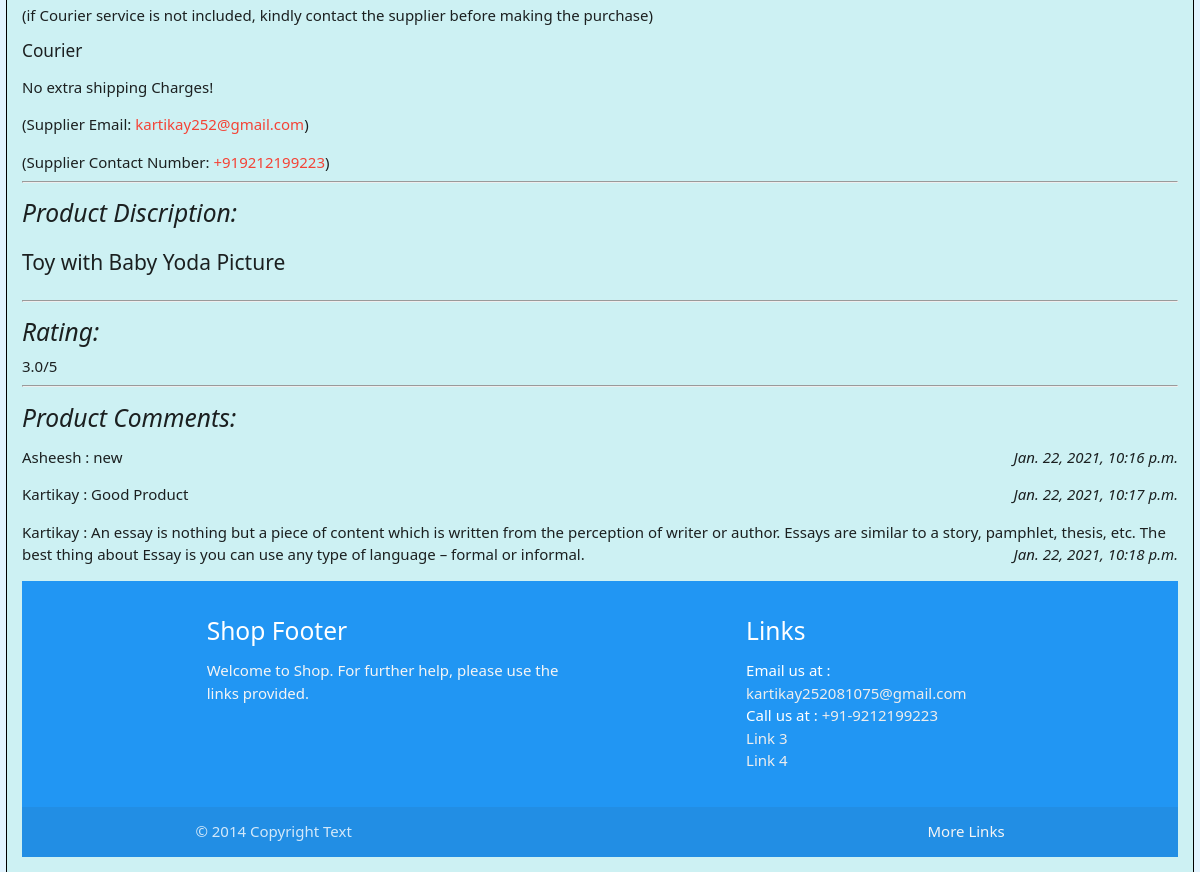
Page /productPage/3 (lower part) on the earlier database version.
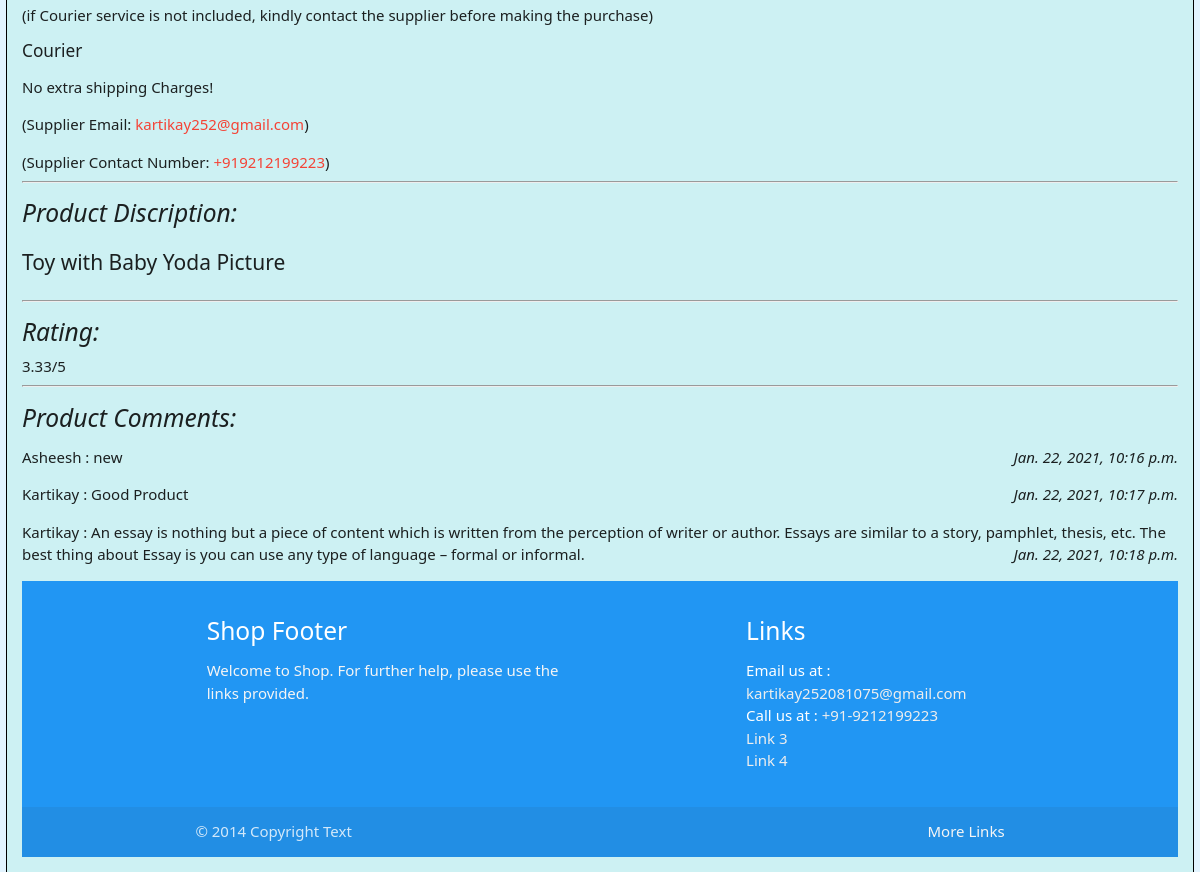
Same page on the later database version.
### Product/models.py (models this page shows, shortened)
class Product(models.Model):
    id = models.AutoField(primary_key=True)
    subCategory = models.ForeignKey(SubCategory,on_delete=models.DO_NOTHING, null = False)
    user = models.ForeignKey(User, on_delete=models.CASCADE, null = False)
    shippingDetail = models.ForeignKey(ShippingDetails, null = False, on_delete = models.PROTECT)
    title = models.CharField(max_length=200, blank=False,null=False)
    thumbnail1 = models.ImageField(null=False)
    thumbnail2= models.ImageField(null=True, blank=True)
    thumbnail3 = models.ImageField(null=True, blank=True)
    thumbnail4 = models.ImageField(null=True, blank=True)
    thumbnail5 = models.ImageField(null=True, blank=True)
    description = models.TextField()
    searchKeywords = models.TextField()
    price = models.DecimalField(max_digits=10,decimal_places=2)
    incTax = models.BooleanField(default=False)
    refundable = models.BooleanField(default=False)
    refund_period = models.IntegerField(null=True, blank=True, default= 0)
    availableQt = models.PositiveIntegerField(null=False, blank=False, default= 0)
    inProcessQt = models.IntegerField(null=False, blank=False,default=0)
    soldQt = models.IntegerField(null=False, blank=False,default=0)
    createDate = models.DateTimeField(auto_now_add=True)
    updateDate = models.DateTimeField(auto_now=True)
    def get_rating(self):
        allRating = Ratings.objects.filter(product=self)
        avgRating = 0
        try:
            for rating in allRating:
                avgRating += rating.rating
            avgRating = round(avgRating/len(allRating),2)
        except:
            avgRating = None
        return avgRating

class Ratings(models.Model):
    id = models.AutoField(primary_key=True)
    user = models.ForeignKey(User,on_delete=models.DO_NOTHING)
    product = models.ForeignKey('Product', null=False,on_delete=models.CASCADE)
    createDate = models.DateTimeField(auto_now_add=True)
    rating = models.PositiveSmallIntegerField(blank=False, null=False)

### User/models.py (models this page shows, shortened)
class User(AbstractUser):
    username = None
    fullname = models.CharField(max_length=200,blank=False,null=False, default='SuperUser')
    email = models.EmailField(_('email address'), unique=True, primary_key=True)
    phonenumber =  PhoneNumberField(null=False, blank=False, unique=True)
    USERNAME_FIELD = 'email'
    REQUIRED_FIELDS = ['fullname', "phonenumber"]
    objects = CustomUserManager()

### Product/views.py (the view, shortened to what this page needs)
# urls.py: path("productPage/<id>", views.productPage, name="productPage"),
def productPage(request,id):
    product = get_object_or_404(Product, id=id)
    user = request.user
    commentForm = CommentForm
    comments = Comments.objects.filter(product=product)
    try:
        rating = Ratings.objects.get(product=product, user=user)
    except:
        rating = None
    return render(request,"Product/productPage.html",
                context={"product":product ,"commentForm": commentForm, "comments": comments, "rating": rating})

### Product/context_processors.py (called while the page is built)
def cartCountVariable(request):
    return {
        'cartCount': cartCount(request)
    }

def categoryDropdownMenu(request):
    return {
        'categoryDropdown': categoryDropdown(request)
    }

### Product/views.py (called while the page is built)
def cartCount(request):
    user = request.user
    cartCount = 0
    try:
        if user is not None:
            cart = Cart.objects.filter(user=user)
            for i in cart:
                cartCount += i.quantity
        return cartCount
    except:
        return cartCount

def categoryDropdown(request):
    categories = Category.objects.all()
    return categories

### Product/templates/Product/productPage.html (shortened to what this page needs)
{% extends "User/layout.html" %}
{% load static %}
{% block body %}
<h2>{{product.title}}</h2><br>
{% include "Product/slider.html" %} <br>
<i><h5>M.R.P. : &#8377; {{product.price}}</h5></i><br>
{% include "Product/productShippingDetails.html" %}
<hr>
<i><h5>Product Discription:</h5></i>
<p style="font-size:140%;">{{product.description}}</p>
<hr>
{% include "Product/rating.html" %}
<hr>
{% include "Product/comments.html" %}
{% endblock %}

### Product/templates/Product/productShippingDetails.html (shortened to what this page needs)
<p>(if Courier service is not included, kindly contact the supplier before making the purchase)</p>
{% for f in product.shippingDetail.shippingType.all %}
<ul>
<li><h6>{{f.shippingType}}</h6></li>
</ul>
{% endfor %}
{% if product.shippingDetail.shippingPrice > 0%}
<i>Shipping May Vary From &#8377;0 to &#8377;{{product.shippingDetail.shippingPrice}}</i>
{% else%}
No extra shipping Charges!
{% endif %}
<p>(Supplier Email: <a class="red-text" href = "mailto: {{product.user.email}}">{{product.user.email}}</a>)</p>
(Supplier Contact Number: <a class="red-text" href="tel: {{product.user.phonenumber}}">{{product.user.phonenumber}}</a>)

### Product/templates/Product/rating.html (shortened to what this page needs)
<i><h5>Rating:</h5></i>
{%if product.get_rating%}
    {{ product.get_rating }}/5
{% else %}
    <i> No ratings yet! </i>
{% endif%}
<br>

Differences in the rows shown:
changed through a linked row, Product "Toy with Baby Yoda Picture": get_rating "3.0" → "3.33"
